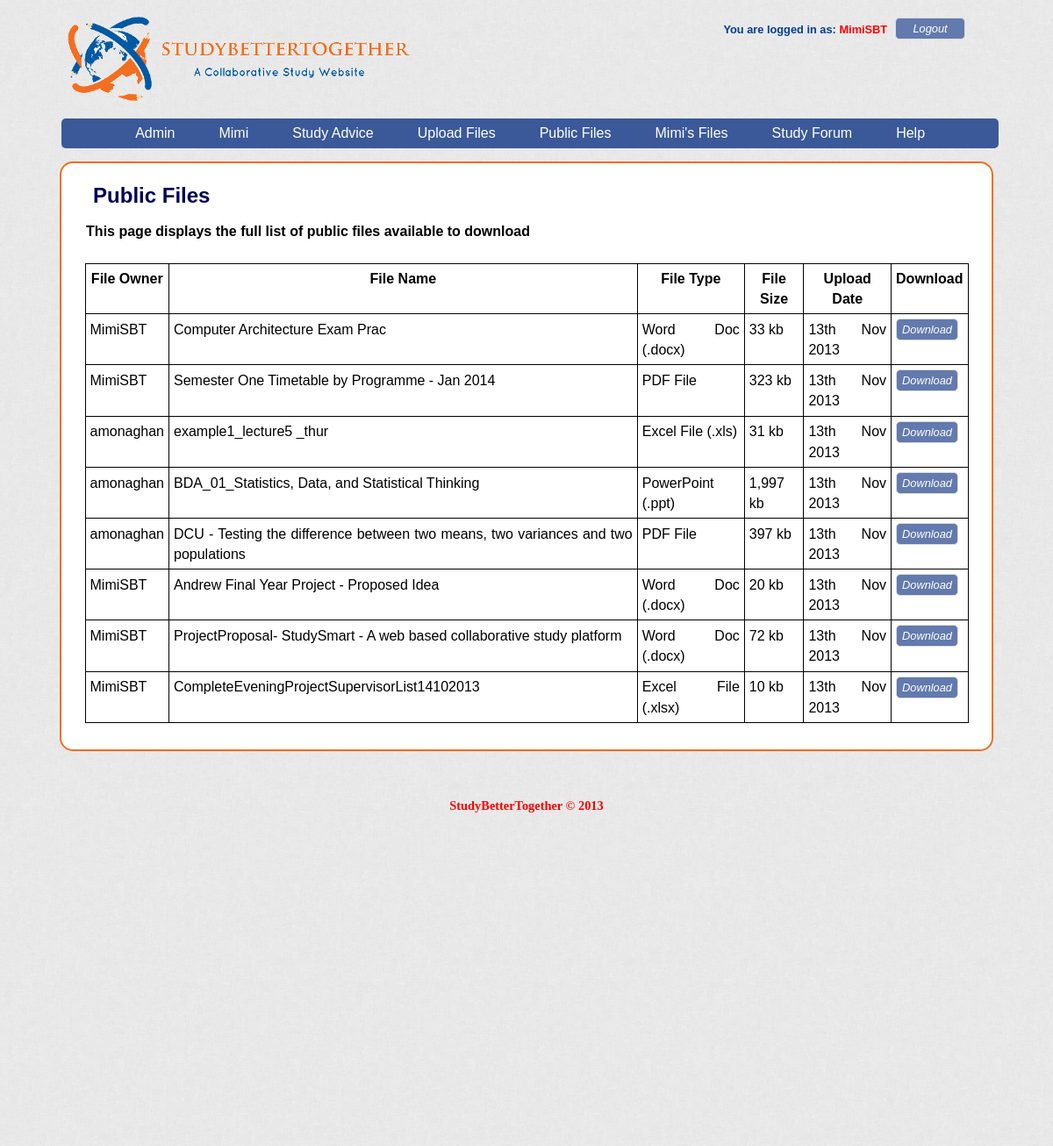
The page /publicfilelist.php (signed in) on the database as committed earlier.
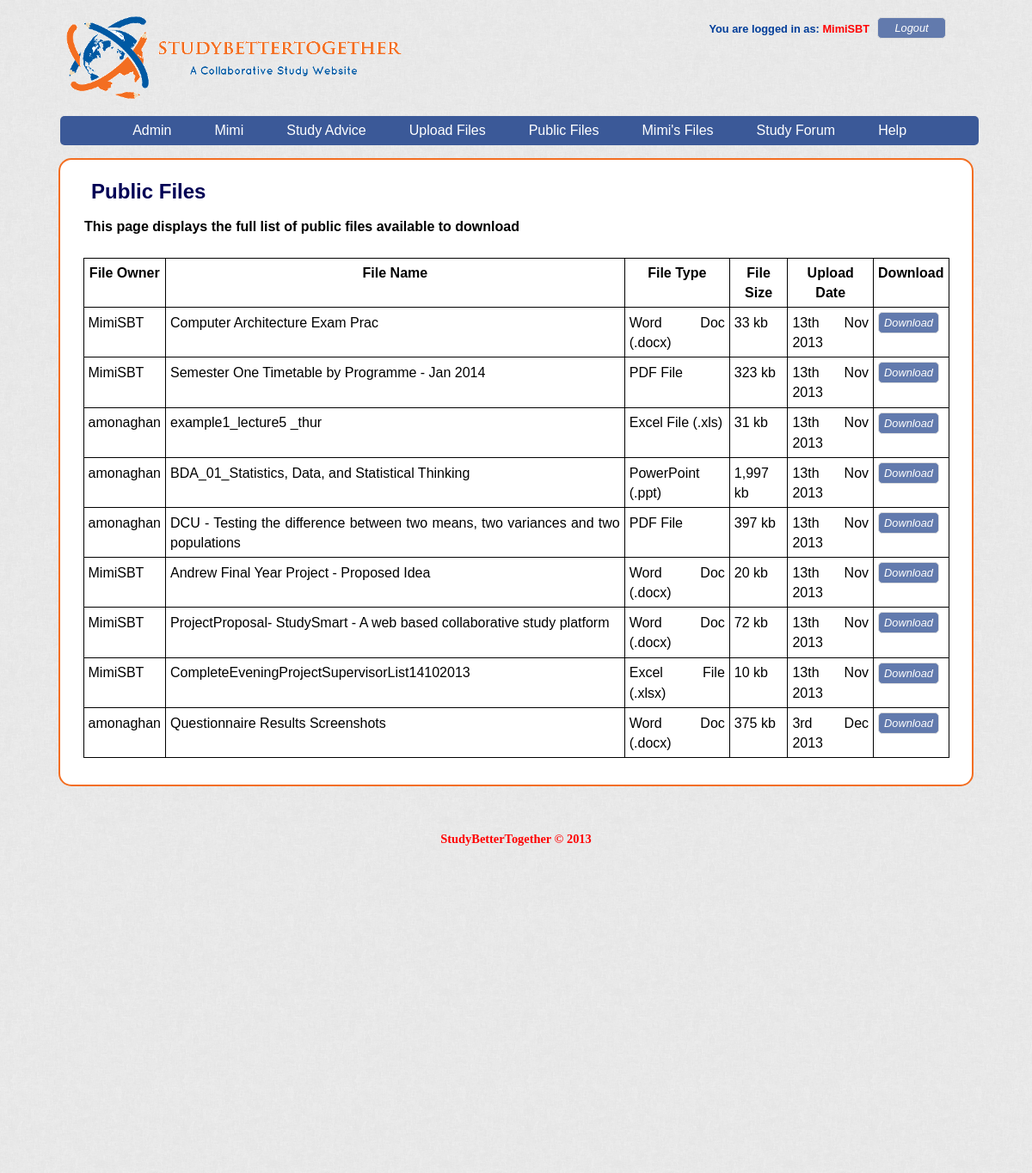
The same page on the database as committed later.
### tables this page shows
CREATE TABLE IF NOT EXISTS `files` (
  `file_id` int(11) NOT NULL AUTO_INCREMENT,
  `user_id` int(11) NOT NULL,
  `sharing_status` varchar(20) NOT NULL,
  `file_name` varchar(255) NOT NULL,
  `file_type_id` int(10) NOT NULL,
  `file_path` varchar(255) NOT NULL,
  `file_size` varchar(50) NOT NULL,
  `description` text,
  `subject` varchar(255) DEFAULT NULL,
  `upload_date` datetime NOT NULL DEFAULT CURRENT_TIMESTAMP,
  PRIMARY KEY (`file_id`),
  KEY `user_id` (`user_id`),
  KEY `file_type_id` (`file_type_id`)
);

CREATE TABLE IF NOT EXISTS `users` (
  `user_id` int(11) NOT NULL AUTO_INCREMENT,
  `first_name` varchar(255) NOT NULL,
  `last_name` varchar(255) NOT NULL,
  `username` varchar(255) NOT NULL,
  `email` varchar(255) NOT NULL,
  `account_type` varchar(8) NOT NULL DEFAULT 'Student',
  `password` varchar(100) NOT NULL,
  `register_date` datetime NOT NULL DEFAULT CURRENT_TIMESTAMP,
  `register_code` varchar(100) DEFAULT NULL,
  PRIMARY KEY (`user_id`),
  UNIQUE KEY `email` (`email`),
  UNIQUE KEY `username` (`username`)
);

CREATE TABLE IF NOT EXISTS `allowed_file_types` (
  `file_type_id` int(10) NOT NULL AUTO_INCREMENT,
  `file_ext` varchar(10) NOT NULL,
  `file_short_name` varchar(255) NOT NULL,
  `file_description` varchar(255) NOT NULL,
  PRIMARY KEY (`file_type_id`),
  KEY `file_id` (`file_type_id`)
);

### includes/db/sql_functions.php (called while the page is built, shortened)
<?php
function newQuery($db_con, $query){
	$result = mysqli_query($db_con, $query);
	return $result;
}

### publicfilelist.php (the view, shortened to what this page needs)
<?php require_once 'includes/html_template/header.php';?>
<h2 class = "mainPageHeading">Public Files</h2>
<h5>This page displays the full list of public files available to download</h5> <br />
				<table>
					<tr>
						<th>File Owner</th>
						<th>File Name</th>
						<th>File Type</th>
						<th>File Size</th>
						<th>Upload Date</th>
						<th>Download</th>
					</tr>
					<?php
					$publicFiles =newQuery($db_con, "SELECT username, file_name, file_short_name, file_size, DATE_FORMAT(DATE(upload_date),'%D %b %Y') AS new_date, file_path FROM files INNER JOIN users ON files.user_id = users.user_id INNER JOIN allowed_file_types ON files.file_type_id = allowed_file_types.file_type_id WHERE sharing_status = 'public'");
					while ( $row = mysqli_fetch_array ( $publicFiles ) ) {
						echo "<tr><td>" . htmlentities ( $row ["username"] ) . "</td>\n";
						echo "<td>" . htmlentities ( $row ["file_name"] ) . "</td>\n";
						echo "<td>" . htmlentities ( $row ["file_short_name"] ) . "</td>\n";
						echo "<td>" . htmlentities ( $row ["file_size"] ) . "</td>\n";
						echo "<td>" . htmlentities ( $row ["new_date"] ) . "</td>\n";
						echo "<td>" . ProtectURL(( $row ["file_path"] )) ."</td></tr>\n";
					}
					?>
				</table>
<?php require_once 'includes/html_template/footer.php';?>

### includes/functionality/common_functions.php (shortened to what this page needs)
<?php
function ProtectURL ($file_path){
	$file_path = htmlentities($file_path);
	$downloadlink = "<a style =\"cursor: pointer\" onclick =\"javascript: window.location = "."'". $file_path . "';\"". "><button class=\"filesBtn\">Download</button></a>";
	return $downloadlink;
}
?>

Rows that differ between the two databases and show on the page:
added files: user.username "amonaghan", file_name "Questionnaire Results Screenshots", file_type.file_short_name "Word Doc (.docx)", file_size "375 kb", new_date "3rd Dec 2013"
